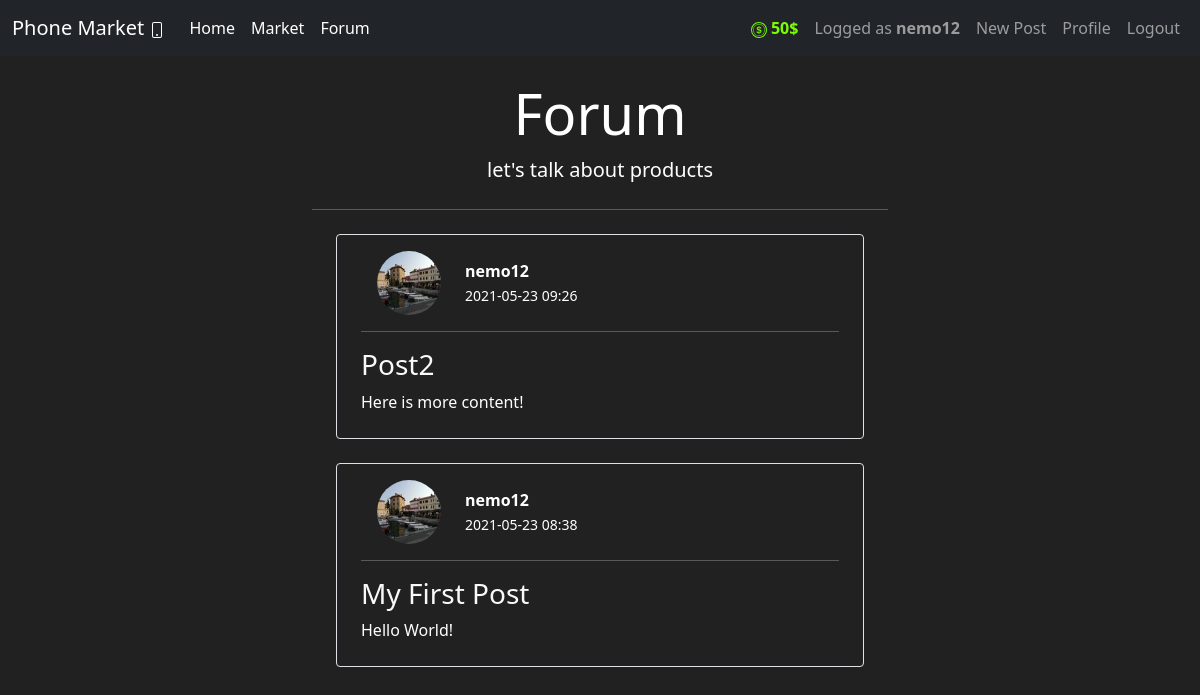
The page /forum (signed in) on the database as committed earlier.
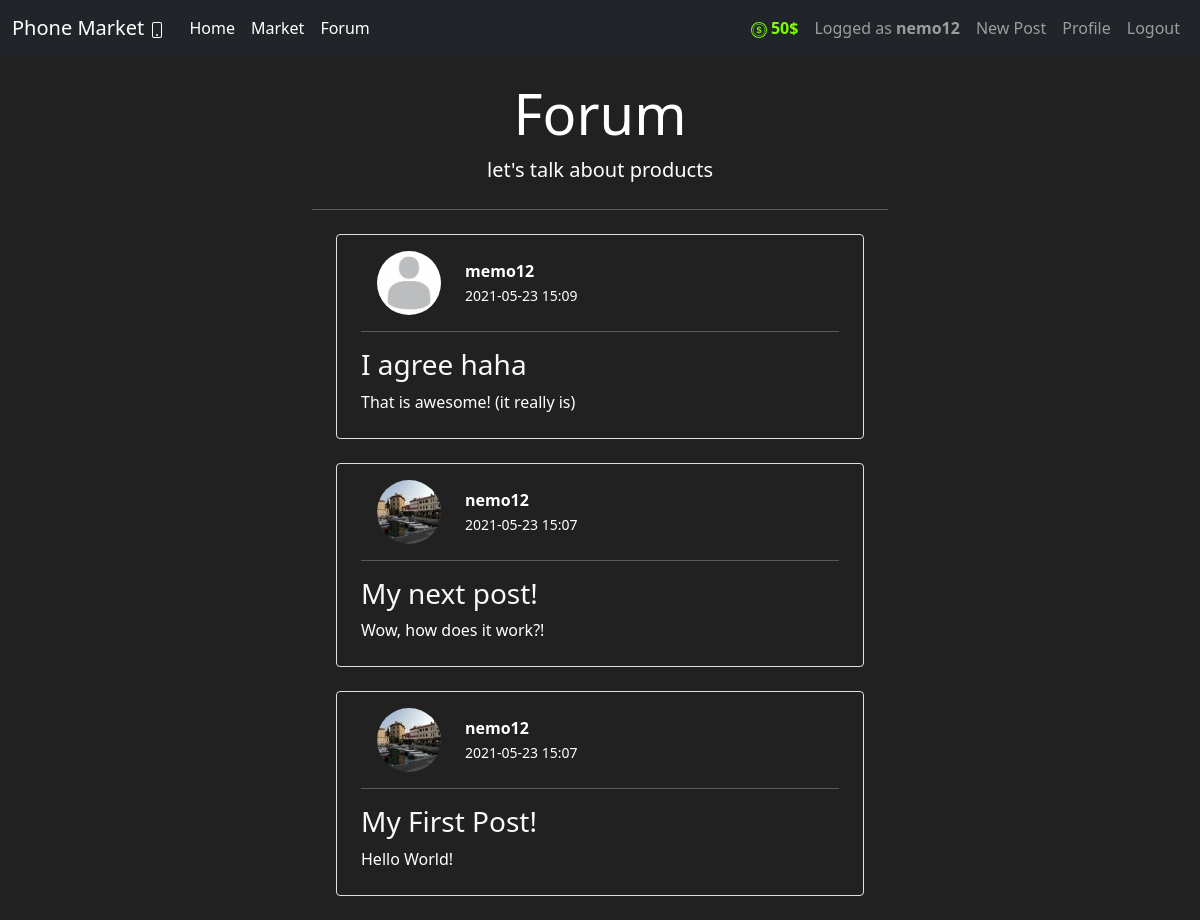
The same page on the database as committed later.
### market/models.py (models this page shows, shortened)
class User(db.Model, UserMixin):
    id = db.Column(db.Integer(), primary_key=True)
    username = db.Column(db.String(length=30), nullable=False, unique=True)
    email_address = db.Column(db.String(length=50), nullable=False, unique=True)
    password_hash = db.Column(db.String(length=60), nullable=False)
    budget = db.Column(db.Integer(), nullable=False, default=1000)
    image_file = db.Column(db.Integer(), nullable=False, server_default='default-profile-pic.jpg')
    items = db.relationship('Item', backref='owned_user', lazy=True)
    posts = db.relationship('Post', backref='author', lazy=True)
    @property
    def prettier_budget(self):
        if len(str(self.budget)) >= 4:
            return f'{str(self.budget)[:-3]},{str(self.budget)[-3:]}$'
        return f'{self.budget}$'
    @property
    def password(self):
        return self.password

class Post(db.Model):
    id = db.Column(db.Integer(), primary_key=True)
    title = db.Column(db.String(100), nullable=False)
    time_created = db.Column(db.DateTime(timezone=True), server_default=func.now())
    content = db.Column(db.Text, nullable=False)
    user_id = db.Column(db.Integer, db.ForeignKey('user.id'), nullable=False)

### market/routes.py (the view)
@app.route('/forum')
@login_required
def forum_page():
    posts = Post.query.all()
    return render_template('forum.html', posts=posts)

### market/models.py (called while the page is built)
@login_manager.user_loader
def load_user(user_id):
    return User.query.get(int(user_id))

### market/templates/forum.html (shortened to what this page needs)
{% extends 'base.html' %}
{% block content %}
<div class="container w-50">
  <div class="jumbotron text-center">
    <h1 class="display-4">Forum</h1>
    <p class="lead">let's talk about products</p>
    <hr class="my-4">
  </div>
  {% for post in posts|reverse %}
  <div class="media m-4 p-3 border rounded">
    <img class="mx-4 rounded-circle float-start",
     src="{{ url_for('static', filename='/profile_pics/' + post.author.image_file) }}",
     alt="Generic placeholder image",
     style="width:64px;height:64px">
     <div class="media-body m-2">
       <b>{{ post.author.username }}</b>
       <br>
       <small>{{ post.time_created.strftime("%Y-%m-%d %H:%M") }}</small>
       <hr class="mt-4">
      <h3 class="mt-0"><a class="text-light text-decoration-none" href="{{ url_for('post_page', post_id=post.id) }}">{{ post.title }} </a></h3>
      {{ post.content }}
    </div>
  </div>
  {% endfor %}
</div>
{% endblock %}

### market/templates/base.html (shortened to what this page needs)
<!DOCTYPE html>
<html lang="en">
  <head>
    <link
      href="https://cdn.jsdelivr.net/npm/bootstrap@5.0.0-beta3/dist/css/bootstrap.min.css"
      rel="stylesheet"
    />
  </head>
  <body>
    <nav class="navbar navbar-expand-lg navbar-dark bg-dark">
      <div class="container-fluid">
        <a class="navbar-brand" href="{{ url_for('home_page') }}">
          Phone Market
        </a>
        <div class="collapse navbar-collapse" id="navbarSupportedContent">
          <ul class="navbar-nav me-auto mb-2 mb-lg-0">
            <li class="nav-item">
              <a class="nav-link active" aria-current="page" href="{{ url_for('home_page') }}">Home</a>
            </li>
            <li class="nav-item">
              <a class="nav-link active" aria-current="page" href="{{ url_for('market_page') }}">Market</a>
            </li>
            <li class="nav-item">
              <a class="nav-link active" aria-current="page" href="{{ url_for('forum_page') }}">Forum</a>
            </li>
          </ul>
          <ul class="navbar-nav mb-2 mb-lg-0">
            {% if current_user.is_authenticated %}
            <li class="nav-item">
              <a class="nav-link" style="color: lawngreen; font-weight: bold;">
                {{ current_user.prettier_budget }}
              </a>
            </li>
            <li class="nav-item">
              <a class="nav-link" href="{{ url_for('account_page') }}">
                Logged as <strong>{{ current_user.username }}</strong>
              </a>
            </li>
            <li class="nav-item">
              <a class="nav-link" href="{{ url_for('new_post') }}">New Post</a>
            </li>
            <li class="nav-item">
              <a class="nav-link" href="{{ url_for('account_page') }}">Profile</a>
            </li>
            <li class="nav-item">
              <a class="nav-link" href="{{ url_for('logout_page') }}">Logout</a>
            </li>
            {% endif %}
          </ul>
        </div>
      </div>
    </nav>
    <br>
    {% block content %}
    {% endblock %}
  </body>
</html>

### market/templates/base.html (style rules this page uses)
body { background-color: #212121; color: white; }

Rows that differ between the two databases and show on the page:
added Post: image_file (placeholder picture), author.username "memo12", time_created "2021-05-23 15:09", title "I agree haha", content "That is awesome! (it really is)"
changed Post: time_created "2021-05-23 09:26" → "2021-05-23 15:07"; title "Post2" → "My next post!"; content "Here is more content!" → "Wow, how does it work?!"
changed Post "Hello World!": time_created "2021-05-23 08:38" → "2021-05-23 15:07"; title "My First Post" → "My First Post!"
